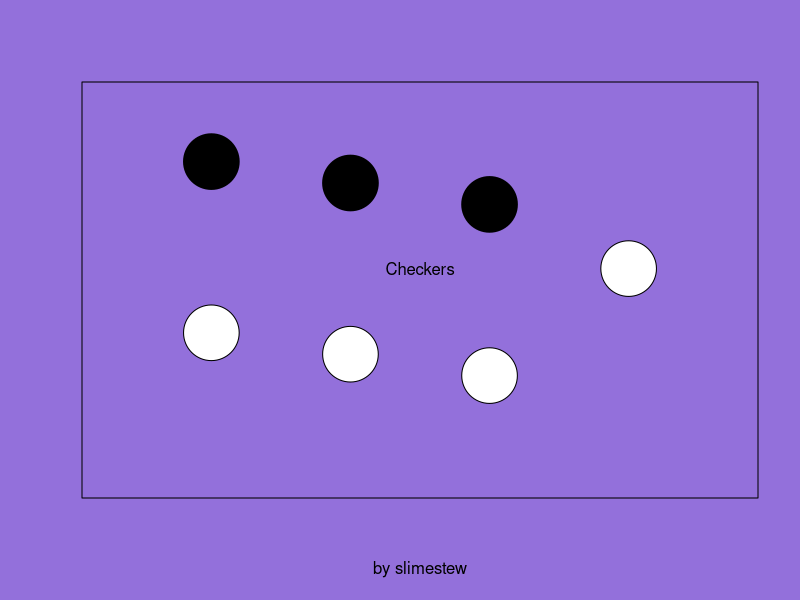

Reproduce this figure in R. (Note: this script raises an error after producing the figure.)
par(bg = "mediumpurple")
board <- matrix(0, nrow = 8, ncol = 8)
menu <- 0
click <- list(x = 3, y = 3)
selected <- c(-1, -1)
options <- c(0, FALSE, 0)
# Theme
# Draughts
#     Draughts is played on a 10x10 board
# Human or Computer (computer can go first or second)
turn <- 1
pieces <- c("⛀", "⛁", "⛂", "⛃")
themes <- c("Monochrome", "Color", "Classical", "Consortium") #last uses Unicode
themeColors <- list(c("white","black","gray80","gray10"), c("white","red","wheat","seagreen"), c("lightyellow","#402010","tan","sienna"), c("white","black","gray80","gray10"))

checkwin <- function(board){ 
  return(FALSE)
}

doAI <- function(board){
  return(board)
}

movePiece <- function(board, selected, turn){
  
  return(board)
}

drawBoard <- function(board, options, turn, selected){
  gridsize <- 8
  if(options[2])
    gridsize <- 10
  
  if(options[3]>0)
    plot(0, 0, type = "n", xlim = c(0, gridsize+1), ylim = c(0, gridsize+1), col="white", xlab = ifelse(turn==options[4], "Human's turn", "Computer's turn"), ylab = "", axes = FALSE, frame.plot = FALSE)  
  else
    plot(0, 0, type = "n", xlim = c(0, gridsize+1), ylim = c(0, gridsize+1), col="white", xlab = paste("Player ", turn, "'s turn", sep=""), ylab = "", axes = FALSE, frame.plot = FALSE)
  
  if(turn == 1){
  for(i in 1:gridsize)
    for(j in 1:gridsize){
      rect(i, j, i + 1, j+1, col = themeColors[[options[1]+1]][(1 - (j%%2 + i%%2) %% 2) + 3], border = "black")
      if(board[i,j]>0)
        symbols(i+0.5, j+0.5, circles = 0.25, add = TRUE, fg = themeColors[[options[1]+1]][3-board[i,j]], bg = themeColors[[options[1]+1]][board[i,j]], inches = FALSE, lwd=2)
    }
  } else {
    rect(i, j, i + 1, j+1, col = themeColors[[options[1]+1]][((j%%2 + i%%2) %% 2) + 3], border = "black")
  }
  rect(0, 0, 1, 1, col = "thistle", border = "black")
  if(all(selected > 0))
    rect(selected[1], selected[2], selected[1]+1, selected[2]+1, col = "transparent" , border = "mediumpurple4", lwd = 3)
  
}

plot(0, 0, type = "n", xlim = c(0, 9), ylim = c(0, 9), col="mediumpurple", xlab = "by slimestew", ylab = "", axes = FALSE, frame.plot = TRUE)
symbols(c(1.5,3.5,5.5,7.5), c(3.5,3,2.5,5), circles = rep(0.4, 4), add = TRUE, bg = "white", inches = FALSE)
symbols(c(1.5,3.5,5.5), c(7.5,7,6.5), circles = rep(0.4, 3), add = TRUE, bg = "black", inches = FALSE)

par(bg = "mediumpurple") #menu
text(4.5,5, "Checkers")

while((floor(click$y) < 5 || floor(click$y) > 8) || menu < 2){
  click <- locator(1)
  plot(0, 0, type = "n", xlim = c(0, 9), ylim = c(0, 9), xlab = "", ylab = "", axes = FALSE, frame.plot = FALSE)
  
  if((floor(click$x) > 1 && floor(click$x) < 7) && menu > 0){
    if(floor(click$y) == 3)
      options[1] <- (options[1]+1) %% 4
    if(floor(click$y) == 2)
      options[2] <- !options[2]
    if(floor(click$y) == 1)
      options[3] <- (options[3]+1) %% 3
  }
  
  rect(1, 5, 7, 6, col = "thistle", border = "darkorchid4")
  rect(1, 3, 7, 4, col = themeColors[[options[1]+1]][4], border = "black")
  rect(1, 2, 7, 3, col = ifelse(options[2], "seagreen", "red"), border = "black")
  rect(1, 1, 7, 2, col = "azure", border = "black")
  text(4,8, "Checkers")
  text(4,3.5, themes[options[1]+1], col=themeColors[[options[1]+1]][3])
  text(4,2.5, "Draughts")
  text(4,1.5, ifelse(options[3]<2, ifelse(options[3],"CPU Second","Human"),"CPU First"))
  text(4,5.5, "Start")
  
  menu = min(menu + 1,2)
}

if(options[2])
  board <- matrix(0, nrow = 10, ncol = 10)

gridsize <- nrow(board)
for(i in 1:gridsize){
  for(j in 1:(gridsize-2)/2){
    if(((j%%2 + i%%2) %% 2) == 0){
      board[i,j] <- 2
    }
    if(((j%%2 + i%%2) %% 2) == 1){
      board[i,gridsize-j+1] <- 1
    }
  }
}
      


menu <- 0

#game loop
while(!checkwin(board) || floor(click$y) < 2) {
  
  if(menu>0 && !checkwin(board)){
    
    if(selected[1] == -1)
      selected <- c(floor(click$x), floor(click$y))
    else
      movePiece(board, c(selected, floor(click$x), floor(click$y)), turn)
    
    if(options[4]>0 && turn != options[4]){
      board <- doAI(board, options[4])
      turn <- 3 - turn
    } else if(selected >= 1 && selected <= 7){
      test <- dropp(selected, turn, board)
      if(!anyNA(test)){
        board <- test
        turn <- 3 - turn
      }
    }
  }
  
  drawBoard(board, options, turn, selected)
  
  menu <- 1
  
  
  if(!checkwin(board))
    click <- locator(1)
}

turn <- 3 - turn

rect(2,2.5,7,6.5, col="white")
if(checkwin(board)){
  text(4.5,4, paste("Player ", turn))
  text(4.5,3, "wins!")
  polygon(c(3,3,4,5,6,7,7,3)/2+2, c(4,6,4.5,6,4.5,6,3,3)/2+3.25, col=fiarColors[options[turn+1]])
} else {
  text(4.5,3, "Draw!")
  polygon(c(3,4,5,6,7,6,8,5,4,3,4,3)/-3+7, c(3,2,4,3,4,5,10,6,7,6,5,3)/3+3, col="gray")
  polygon(c(3,4,5,6,7,6,8,5,4,3,4,3)/3+2, c(3,2,4,3,4,5,10,6,7,6,5,3)/3+3, col="gray")
}